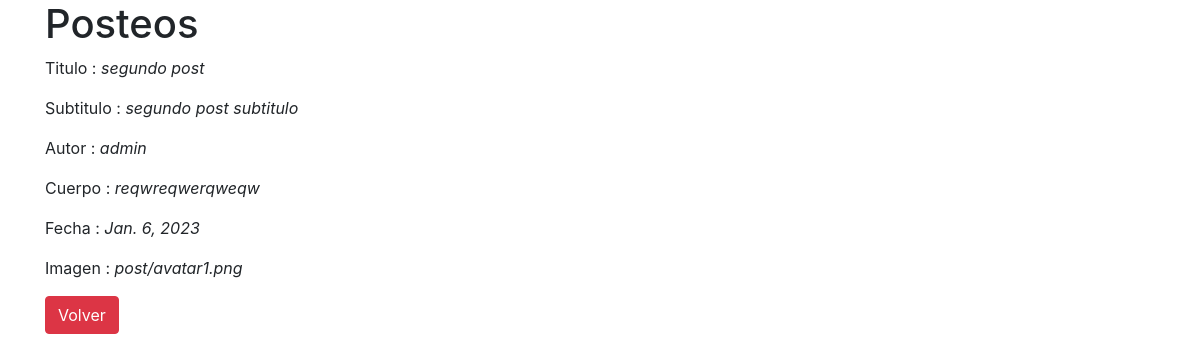
Before: /pagina/2 with the older database file.
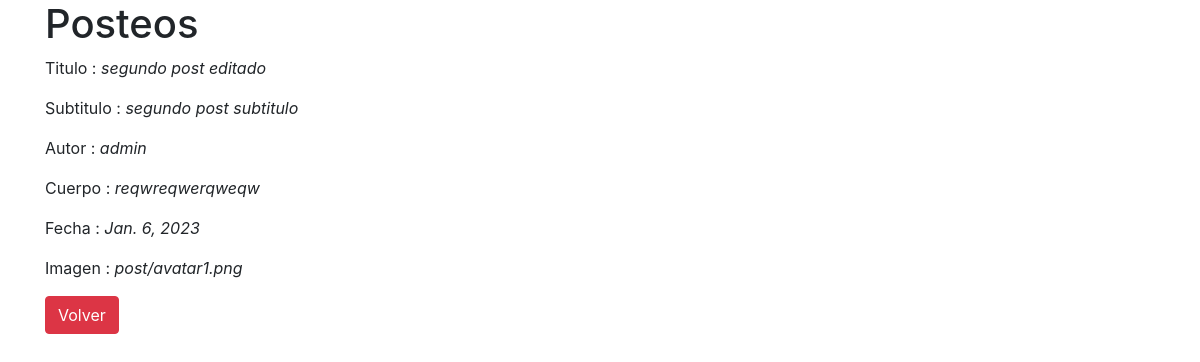
After: the same page with the newer database file.
### Blog/models.py (models this page shows, shortened)
class Pagina(models.Model):
    titulo=models.CharField(max_length=100)
    subtitulo=models.CharField(max_length=100)
    autor= models.ForeignKey(User, on_delete=models.CASCADE)
    cuerpo=models.TextField()
    fecha_posteo=models.DateField(default=date.today)
    imagen=models.ImageField(upload_to="post", null=True, blank=True)

### Blog/views.py (the view)
# urls.py: path('pagina/<pk>', PaginaDetalle.as_view(), name="pagina_detalle"),
class PaginaDetalle(DetailView):
    model=Pagina
    template_name="pagina_detalle.html"

### Blog/Templates/pagina_detalle.html (shortened to what this page needs)
{% extends "padre.html" %}
{% load static %}
{% block content %}
<h1>Posteos</h1>
<body>
    <p>Titulo : <i>{{pagina.titulo}}</i></p>
    <p>Subtitulo : <i>{{pagina.subtitulo}}</i></p>
    <p>Autor : <i>{{pagina.autor}}</i></p>
    <p>Cuerpo : <i>{{pagina.cuerpo}}</i></p>
    <p>Fecha : <i>{{pagina.fecha_posteo}}</i></p>
    <p>Imagen : <i>{{pagina.imagen}}</i></p>
    <a class="btn btn-danger" href="{% url 'pagina_lista' %}">Volver</a>
</body>
{% endblock %}

Changed rows visible on the page:
changed Pagina "segundo post subtitulo": titulo "segundo post" → "segundo post editado"
